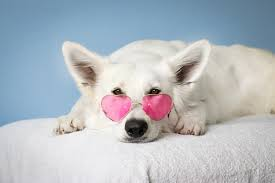
#> input picture 235.jpeg, 275 x 183 px
$ python image_processingmain.py
#> lines starting #> are read from the running program, lines starting #| are printed output that depends on the picture
### image_processing.py
import cv2

def load_image(file_path):
#> called with file_path = '235.jpeg'
    image = cv2.imread(file_path)
#> image is the input picture: shape (183, 275, 3); mean B, G, R 192.2, 185.4, 178.6
    if image is None:
        print("Error: Image not loaded properly")
        exit()
    return image

def convert_to_gray(image):
    return cv2.cvtColor(image, cv2.COLOR_BGR2GRAY)
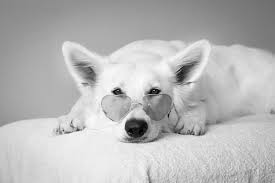
#> returned value: shape (183, 275); min 0, max 254, mean 184.1

def invert_image(image):
    return 250 - image
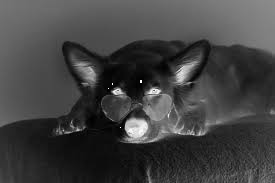
#> returned value: shape (183, 275); min 0, max 255, mean 65.9

def apply_gaussian_blur(image):
    return cv2.GaussianBlur(image, (21, 21), 0)
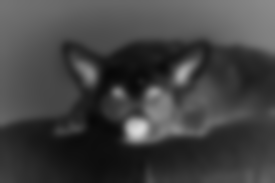
#> returned value: shape (183, 275); min 7, max 219, mean 65.9
#> in invert_image (call 2), `return 250 - image`:
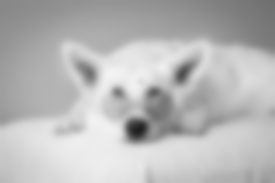
#> returned value: shape (183, 275); min 31, max 243, mean 184.1

def create_pencil_sketch(gray_image, inverted_blurred):
    return cv2.divide(gray_image, inverted_blurred, scale=256.0)
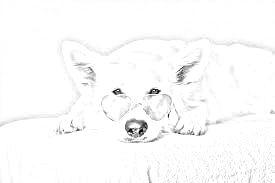
#> returned value: shape (183, 275); min 0, max 255, mean 250.5

### image_processingmain.py
from image_processing import load_image, convert_to_gray, invert_image, apply_gaussian_blur, create_pencil_sketch
import cv2
# Load the image
image = load_image("235.jpeg")

# Convert the image to grayscale
gray_image = convert_to_gray(image)

# Invert the grayscale image
inverted_image = invert_image(gray_image)

# Apply Gaussian blur to the inverted image
blurred = apply_gaussian_blur(inverted_image)

# Invert the blurred image
inverted_blurred = invert_image(blurred)

# Create a pencil sketch
pencil_sketch = create_pencil_sketch(gray_image, inverted_blurred)

# Save the images to disk
cv2.imwrite("output_image.jpg", image)
cv2.imwrite("output_image1.jpg", gray_image)
cv2.imwrite("output_image2.jpg", inverted_image)
cv2.imwrite("output_image3.jpg", pencil_sketch)
